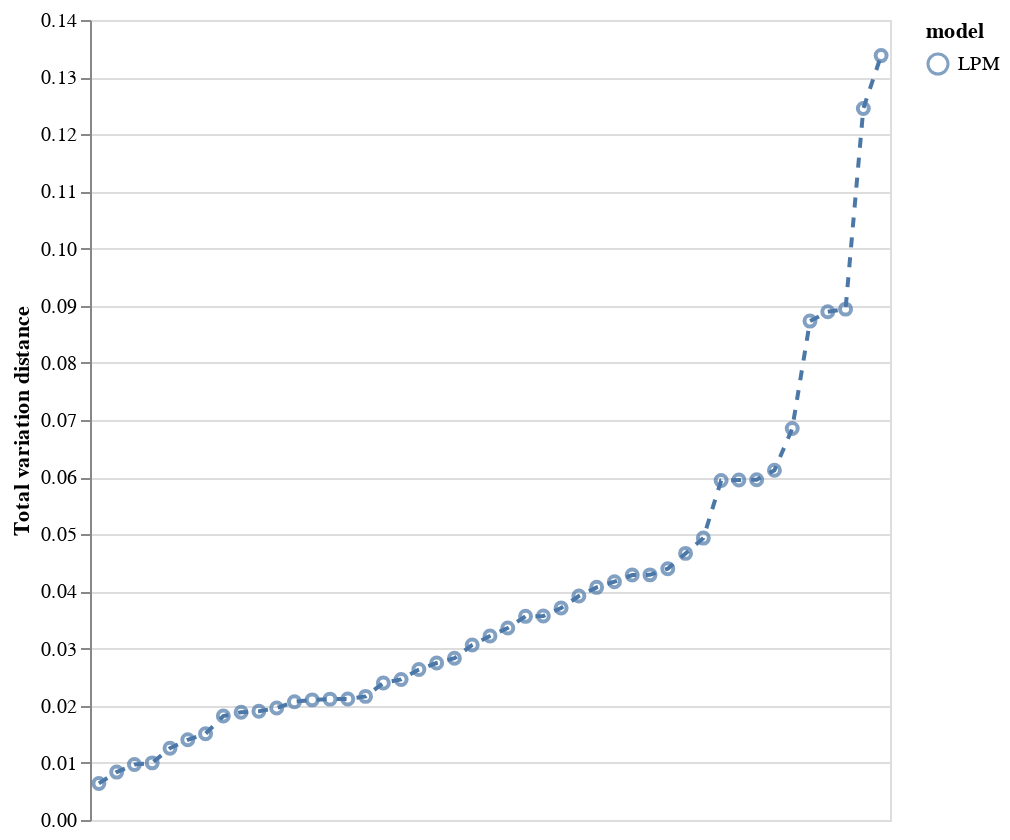

Notebook cell for this chart:
### Code cell
plot_fidelity(distances)

### Figure 1 — Vega specification as saved in the notebook (floating-point values rounded to 4 significant figures)
{"$schema": "https://vega.github.io/schema/vega/v5.json", "data": [{"name": "source_0", "values": [{"column-1": "Policy_support_ban_assault_rifles", "column-2": "Policy_support_allowing_teachers_to_carry_guns", "tvd": 0.0064, "model": "LPM", "index": 1}, {"column-1": "Race", "column-2": "Policy_support_allowing_teachers_to_carry_guns", "tvd": 0.008383, "model": "LPM", "index": 2}, {"column-1": "Sex", "column-2": "Policy_support_allowing_teachers_to_carry_guns", "tvd": 0.0097, "model": "LPM", "index": 3}, {"column-1": "Police_makes_me_feel", "column-2": "Policy_support_allowing_teachers_to_carry_guns", "tvd": 0.009999, "model": "LPM", "index": 4}, {"column-1": "Police_makes_me_feel", "column-2": "Policy_support_ban_assault_rifles", "tvd": 0.01256, "model": "LPM", "index": 5}, {"column-1": "Race", "column-2": "Policy_support_ban_assault_rifles", "tvd": 0.01405, "model": "LPM", "index": 6}, {"column-1": "Party_allegiance", "column-2": "Policy_support_allowing_teachers_to_carry_guns", "tvd": 0.0151, "model": "LPM", "index": 7}, {"column-1": "Party_allegiance", "column-2": "Policy_support_ban_assault_rifles", "tvd": 0.0182, "model": "LPM", "index": 8}, {"column-1": "Mental_health_status", "column-2": "Policy_support_ban_assault_rifles", "tvd": 0.01885, "model": "LPM", "index": 9}, {"column-1": "Sex", "column-2": "Police_makes_me_feel", "tvd": 0.01902, "model": "LPM", "index": 10}, {"column-1": "Sex", "column-2": "Race", "tvd": 0.01961, "model": "LPM", "index": 11}, {"column-1": "Sex", "column-2": "Policy_support_ban_assault_rifles", "tvd": 0.0207, "model": "LPM", "index": 12}, {"column-1": "Religion", "column-2": "Policy_support_ban_assault_rifles", "tvd": 0.02103, "model": "LPM", "index": 13}, {"column-1": "Sex", "column-2": "Mental_health_status", "tvd": 0.02115, "model": "LPM", "index": 14}, {"column-1": "Mental_health_status", "column-2": "Policy_support_allowing_teachers_to_carry_guns", "tvd": 0.02116, "model": "LPM", "index": 15}, {"column-1": "Race", "column-2": "Police_makes_me_feel", "tvd": 0.02163, "model": "LPM", "index": 16}, {"column-1": "Race", "column-2": "Mental_health_status", "tvd": 0.02398, "model": "LPM", "index": 17}, {"column-1": "Religion", "column-2": "Policy_support_allowing_teachers_to_carry_guns", "tvd": 0.02459, "model": "LPM", "index": 18}, {"column-1": "Party_allegiance", "column-2": "Mental_health_status", "tvd": 0.02634, "model": "LPM", "index": 19}, {"column-1": "Party_allegiance", "column-2": "Police_makes_me_feel", "tvd": 0.02747, "model": "LPM", "index": 20}, {"column-1": "Age", "column-2": "Policy_support_ban_assault_rifles", "tvd": 0.0283, "model": "LPM", "index": 21}, {"column-1": "Religion", "column-2": "Police_makes_me_feel", "tvd": 0.03064, "model": "LPM", "index": 22}, {"column-1": "Sex", "column-2": "Party_allegiance", "tvd": 0.0322, "model": "LPM", "index": 23}, {"column-1": "Age", "column-2": "Policy_support_allowing_teachers_to_carry_guns", "tvd": 0.0336, "model": "LPM", "index": 24}, {"column-1": "Race", "column-2": "Party_allegiance", "tvd": 0.03564, "model": "LPM", "index": 25}, {"column-1": "Police_makes_me_feel", "column-2": "Mental_health_status", "tvd": 0.0357, "model": "LPM", "index": 26}, {"column-1": "Religion", "column-2": "Mental_health_status", "tvd": 0.0371, "model": "LPM", "index": 27}, {"column-1": "Sex", "column-2": "Religion", "tvd": 0.03919, "model": "LPM", "index": 28}, {"column-1": "Religion", "column-2": "Party_allegiance", "tvd": 0.04071, "model": "LPM", "index": 29}, {"column-1": "Age", "column-2": "Sex", "tvd": 0.0417, "model": "LPM", "index": 30}, {"column-1": "Age", "column-2": "Police_makes_me_feel", "tvd": 0.04286, "model": "LPM", "index": 31}, {"column-1": "Age", "column-2": "Party_allegiance", "tvd": 0.0429, "model": "LPM", "index": 32}, {"column-1": "Age", "column-2": "Race", "tvd": 0.04398, "model": "LPM", "index": 33}, {"column-1": "Race", "column-2": "Religion", "tvd": 0.04666, "model": "LPM", "index": 34}, {"column-1": "Age", "column-2": "Mental_health_status", "tvd": 0.04933, "model": "LPM", "index": 35}, {"column-1": "State", "column-2": "Sex", "tvd": 0.0594, "model": "LPM", "index": 36}, {"column-1": "State", "column-2": "Policy_support_ban_assault_rifles", "tvd": 0.0595, "model": "LPM", "index": 37}, {"column-1": "Age", "column-2": "Religion", "tvd": 0.05956, "model": "LPM", "index": 38}, {"column-1": "State", "column-2": "Policy_support_allowing_teachers_to_carry_guns", "tvd": 0.0612, "model": "LPM", "index": 39}, {"column-1": "State", "column-2": "Police_makes_me_feel", "tvd": 0.0685, "model": "LPM", "index": 40}, {"column-1": "State", "column-2": "Race", "tvd": 0.08731, "model": "LPM", "index": 41}, {"column-1": "State", "column-2": "Mental_health_status", "tvd": 0.08893, "model": "LPM", "index": 42}, {"column-1": "State", "column-2": "Party_allegiance", "tvd": 0.0894, "model": "LPM", "index": 43}, {"column-1": "State", "column-2": "Age", "tvd": 0.1245, "model": "LPM", "index": 44}, {"column-1": "State", "column-2": "Religion", "tvd": 0.1338, "model": "LPM", "index": 45}]}, {"name": "data_0", "values": [{"column-1": "Policy_support_ban_assault_rifles", "column-2": "Policy_support_allowing_teachers_to_carry_guns", "index": 1, "model": "LPM", "tvd": 0.0064}, {"column-1": "Race", "column-2": "Policy_support_allowing_teachers_to_carry_guns", "index": 2, "model": "LPM", "tvd": 0.008383}, {"column-1": "Sex", "column-2": "Policy_support_allowing_teachers_to_carry_guns", "index": 3, "model": "LPM", "tvd": 0.0097}, {"column-1": "Police_makes_me_feel", "column-2": "Policy_support_allowing_teachers_to_carry_guns", "index": 4, "model": "LPM", "tvd": 0.009999}, {"column-1": "Police_makes_me_feel", "column-2": "Policy_support_ban_assault_rifles", "index": 5, "model": "LPM", "tvd": 0.01256}, {"column-1": "Race", "column-2": "Policy_support_ban_assault_rifles", "index": 6, "model": "LPM", "tvd": 0.01405}, {"column-1": "Party_allegiance", "column-2": "Policy_support_allowing_teachers_to_carry_guns", "index": 7, "model": "LPM", "tvd": 0.0151}, {"column-1": "Party_allegiance", "column-2": "Policy_support_ban_assault_rifles", "index": 8, "model": "LPM", "tvd": 0.0182}, {"column-1": "Mental_health_status", "column-2": "Policy_support_ban_assault_rifles", "index": 9, "model": "LPM", "tvd": 0.01885}, {"column-1": "Sex", "column-2": "Police_makes_me_feel", "index": 10, "model": "LPM", "tvd": 0.01902}, {"column-1": "Sex", "column-2": "Race", "index": 11, "model": "LPM", "tvd": 0.01961}, {"column-1": "Sex", "column-2": "Policy_support_ban_assault_rifles", "index": 12, "model": "LPM", "tvd": 0.0207}, {"column-1": "Religion", "column-2": "Policy_support_ban_assault_rifles", "index": 13, "model": "LPM", "tvd": 0.02103}, {"column-1": "Sex", "column-2": "Mental_health_status", "index": 14, "model": "LPM", "tvd": 0.02115}, {"column-1": "Mental_health_status", "column-2": "Policy_support_allowing_teachers_to_carry_guns", "index": 15, "model": "LPM", "tvd": 0.02116}, {"column-1": "Race", "column-2": "Police_makes_me_feel", "index": 16, "model": "LPM", "tvd": 0.02163}, {"column-1": "Race", "column-2": "Mental_health_status", "index": 17, "model": "LPM", "tvd": 0.02398}, {"column-1": "Religion", "column-2": "Policy_support_allowing_teachers_to_carry_guns", "index": 18, "model": "LPM", "tvd": 0.02459}, {"column-1": "Party_allegiance", "column-2": "Mental_health_status", "index": 19, "model": "LPM", "tvd": 0.02634}, {"column-1": "Party_allegiance", "column-2": "Police_makes_me_feel", "index": 20, "model": "LPM", "tvd": 0.02747}, {"column-1": "Age", "column-2": "Policy_support_ban_assault_rifles", "index": 21, "model": "LPM", "tvd": 0.0283}, {"column-1": "Religion", "column-2": "Police_makes_me_feel", "index": 22, "model": "LPM", "tvd": 0.03064}, {"column-1": "Sex", "column-2": "Party_allegiance", "index": 23, "model": "LPM", "tvd": 0.0322}, {"column-1": "Age", "column-2": "Policy_support_allowing_teachers_to_carry_guns", "index": 24, "model": "LPM", "tvd": 0.0336}, {"column-1": "Race", "column-2": "Party_allegiance", "index": 25, "model": "LPM", "tvd": 0.03564}, {"column-1": "Police_makes_me_feel", "column-2": "Mental_health_status", "index": 26, "model": "LPM", "tvd": 0.0357}, {"column-1": "Religion", "column-2": "Mental_health_status", "index": 27, "model": "LPM", "tvd": 0.0371}, {"column-1": "Sex", "column-2": "Religion", "index": 28, "model": "LPM", "tvd": 0.03919}, {"column-1": "Religion", "column-2": "Party_allegiance", "index": 29, "model": "LPM", "tvd": 0.04071}, {"column-1": "Age", "column-2": "Sex", "index": 30, "model": "LPM", "tvd": 0.0417}, {"column-1": "Age", "column-2": "Police_makes_me_feel", "index": 31, "model": "LPM", "tvd": 0.04286}, {"column-1": "Age", "column-2": "Party_allegiance", "index": 32, "model": "LPM", "tvd": 0.0429}, {"column-1": "Age", "column-2": "Race", "index": 33, "model": "LPM", "tvd": 0.04398}, {"column-1": "Race", "column-2": "Religion", "index": 34, "model": "LPM", "tvd": 0.04666}, {"column-1": "Age", "column-2": "Mental_health_status", "index": 35, "model": "LPM", "tvd": 0.04933}, {"column-1": "State", "column-2": "Sex", "index": 36, "model": "LPM", "tvd": 0.0594}, {"column-1": "State", "column-2": "Policy_support_ban_assault_rifles", "index": 37, "model": "LPM", "tvd": 0.0595}, {"column-1": "Age", "column-2": "Religion", "index": 38, "model": "LPM", "tvd": 0.05956}, {"column-1": "State", "column-2": "Policy_support_allowing_teachers_to_carry_guns", "index": 39, "model": "LPM", "tvd": 0.0612}, {"column-1": "State", "column-2": "Police_makes_me_feel", "index": 40, "model": "LPM", "tvd": 0.0685}, {"column-1": "State", "column-2": "Race", "index": 41, "model": "LPM", "tvd": 0.08731}, {"column-1": "State", "column-2": "Mental_health_status", "index": 42, "model": "LPM", "tvd": 0.08893}, {"column-1": "State", "column-2": "Party_allegiance", "index": 43, "model": "LPM", "tvd": 0.0894}, {"column-1": "State", "column-2": "Age", "index": 44, "model": "LPM", "tvd": 0.1245}, {"column-1": "State", "column-2": "Religion", "index": 45, "model": "LPM", "tvd": 0.1338}]}, {"name": "source_0_x_domain_index_0", "values": [{"index": 1}, {"index": 2}, {"index": 3}, {"index": 4}, {"index": 5}, {"index": 6}, {"index": 7}, {"index": 8}, {"index": 9}, {"index": 10}, {"index": 11}, {"index": 12}, {"index": 13}, {"index": 14}, {"index": 15}, {"index": 16}, {"index": 17}, {"index": 18}, {"index": 19}, {"index": 20}, {"index": 21}, {"index": 22}, {"index": 23}, {"index": 24}, {"index": 25}, {"index": 26}, {"index": 27}, {"index": 28}, {"index": 29}, {"index": 30}, {"index": 31}, {"index": 32}, {"index": 33}, {"index": 34}, {"index": 35}, {"index": 36}, {"index": 37}, {"index": 38}, {"index": 39}, {"index": 40}, {"index": 41}, {"index": 42}, {"index": 43}, {"index": 44}, {"index": 45}]}, {"name": "data_0_x_domain_index_1", "values": [{"index": 1}, {"index": 2}, {"index": 3}, {"index": 4}, {"index": 5}, {"index": 6}, {"index": 7}, {"index": 8}, {"index": 9}, {"index": 10}, {"index": 11}, {"index": 12}, {"index": 13}, {"index": 14}, {"index": 15}, {"index": 16}, {"index": 17}, {"index": 18}, {"index": 19}, {"index": 20}, {"index": 21}, {"index": 22}, {"index": 23}, {"index": 24}, {"index": 25}, {"index": 26}, {"index": 27}, {"index": 28}, {"index": 29}, {"index": 30}, {"index": 31}, {"index": 32}, {"index": 33}, {"index": 34}, {"index": 35}, {"index": 36}, {"index": 37}, {"index": 38}, {"index": 39}, {"index": 40}, {"index": 41}, {"index": 42}, {"index": 43}, {"index": 44}, {"index": 45}]}, {"name": "source_0_color_domain_model_0", "values": [{"model": "LPM"}]}, {"name": "data_0_color_domain_model_1", "values": [{"model": "LPM"}]}], "marks": [{"type": "group", "name": "layer_0_pathgroup", "from": {"facet": {"data": "source_0", "name": "faceted_path_layer_0_main", "groupby": ["model"]}}, "encode": {"update": {"width": {"field": {"signal": null, "datum": null, "group": "width", "parent": null}}, "height": {"field": {"signal": null, "datum": null, "group": "height", "parent": null}}}}, "marks": [{"type": "line", "name": "layer_0_marks", "from": {"data": "faceted_path_layer_0_main"}, "sort": {"field": "x"}, "encode": {"update": {"y": {"field": "tvd", "scale": "y"}, "strokeDash": {"value": [5, 5]}, "stroke": {"field": "model", "scale": "color"}, "defined": {"signal": "isValid(datum[\"tvd\"]) && isFinite(+datum[\"tvd\"])"}, "x": {"field": "index", "scale": "x"}}}, "style": ["line"]}]}, {"type": "symbol", "name": "layer_1_marks", "from": {"data": "data_0"}, "encode": {"update": {"y": {"field": "tvd", "scale": "y"}, "fill": {"value": "transparent"}, "opacity": {"value": 0.7}, "x": {"field": "index", "scale": "x"}, "stroke": {"field": "model", "scale": "color"}, "tooltip": {"signal": "{\"Column 1\": isValid(datum[\"column-1\"]) ? datum[\"column-1\"] : \"\"+datum[\"column-1\"], \"Column 2\": isValid(datum[\"column-2\"]) ? datum[\"column-2\"] : \"\"+datum[\"column-2\"]}"}}}, "style": ["point"]}], "scales": [{"name": "x", "type": "point", "domain": {"fields": [{"data": "source_0_x_domain_index_0", "field": "index"}, {"data": "data_0_x_domain_index_1", "field": "index"}], "sort": true}, "range": [0, {"signal": "width"}], "padding": 0.5}, {"name": "y", "type": "linear", "domain": {"fields": [{"data": "source_0", "field": "tvd"}, {"data": "data_0", "field": "tvd"}]}, "range": [{"signal": "height"}, 0], "nice": true, "zero": true}, {"name": "color", "type": "ordinal", "domain": {"fields": [{"data": "source_0_color_domain_model_0", "field": "model"}, {"data": "data_0_color_domain_model_1", "field": "model"}], "sort": true}, "range": "category"}], "axes": [{"scale": "y", "domain": false, "aria": false, "tickCount": {"signal": "ceil(height/40)"}, "orient": "left", "maxExtent": 0, "gridScale": "x", "minExtent": 0, "grid": true, "ticks": false, "zindex": 0, "labels": false}, {"scale": "y", "title": "Total variation distance", "orient": "left", "zindex": 0, "grid": false, "labelOverlap": true, "tickCount": {"signal": "ceil(height/40)"}}], "background": "white", "height": 400, "width": 400, "padding": 5, "style": "cell", "legends": [{"stroke": "color", "symbolType": "circle", "title": "model", "encode": {"symbols": {"update": {"fill": {"value": "transparent"}, "opacity": {"value": 0.7}}}}}]}
